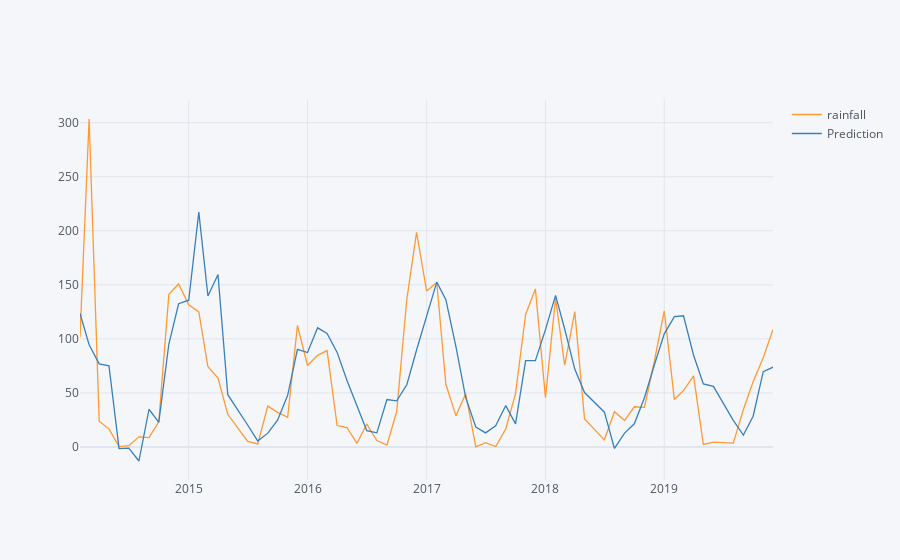

Here is the notebook cell this chart was saved with:
### Code cell
data = df.drop(columns = ['month','year'])
testindex=data[-(testY.size):]
future_forecast = pd.DataFrame(test_Predict[:,0],index =testindex.index,columns=['Prediction'])
pd.concat([testindex,future_forecast],axis=1).iplot()
